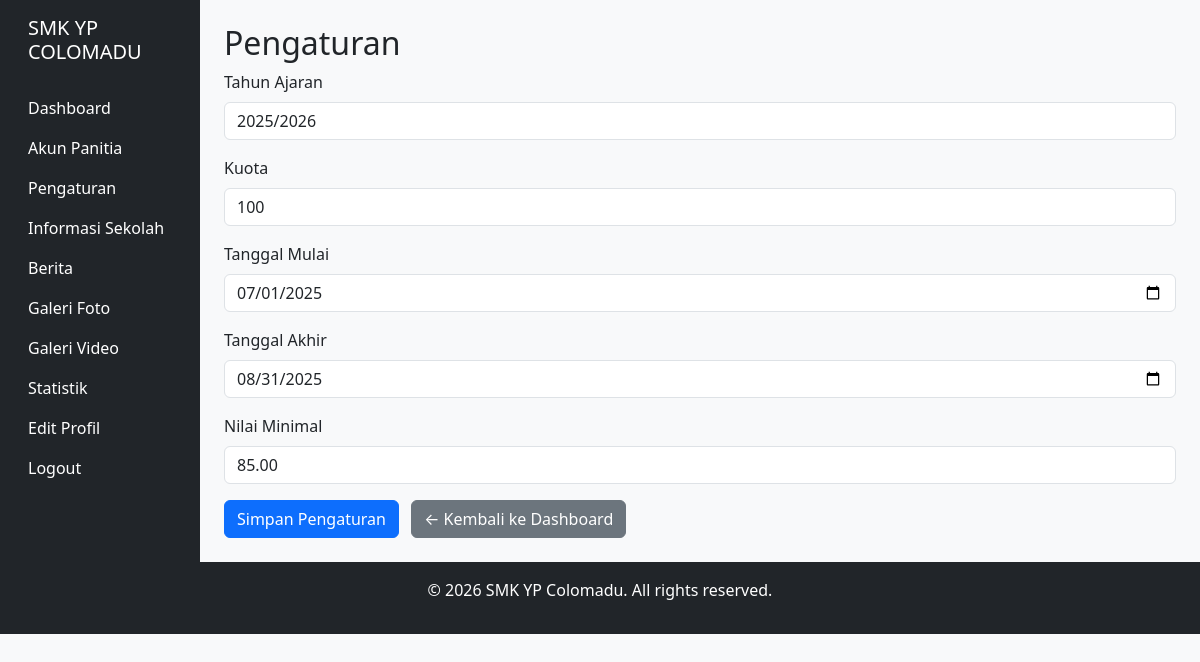
The app's page /admin/pengaturan.php (signed in) with its own data.
### tables this page shows
CREATE TABLE `pengaturan` (
  `id` int NOT NULL,
  `tahun_ajaran` varchar(9) NOT NULL,
  `kuota` int NOT NULL,
  `tanggal_mulai` date NOT NULL,
  `tanggal_akhir` date NOT NULL,
  `nilai_minimal` decimal(5,2) NOT NULL DEFAULT '0.00',
  `created_at` timestamp NOT NULL DEFAULT CURRENT_TIMESTAMP
);

### admin/pengaturan.php (the view, shortened to what this page needs)
<?php
require '../config/database.php';
$pengaturan = $db->query("SELECT * FROM pengaturan ORDER BY created_at DESC LIMIT 1")->fetch(PDO::FETCH_ASSOC);
?>
<!DOCTYPE html>
<html lang="id">
<head>
    <link href="https://cdn.jsdelivr.net/npm/bootstrap@5.3.2/dist/css/bootstrap.min.css" rel="stylesheet">
</head>
<body class="bg-light">
<div class="container-fluid">
    <div class="row">
        <?php include '../includes/sidebar_admin.php'; ?>
        <main class="col-md-9 ms-sm-auto col-lg-10 px-md-4 py-4">
            <h2>Pengaturan</h2>
            <form method="POST">
                <div class="mb-3">
                    <label for="tahun_ajaran" class="form-label">Tahun Ajaran</label>
                    <input type="text" class="form-control" id="tahun_ajaran" name="tahun_ajaran" value="<?php echo htmlspecialchars($pengaturan['tahun_ajaran'] ?? ''); ?>" required>
                </div>
                <div class="mb-3">
                    <label for="kuota" class="form-label">Kuota</label>
                    <input type="number" class="form-control" id="kuota" name="kuota" value="<?php echo htmlspecialchars($pengaturan['kuota'] ?? ''); ?>" required>
                </div>
                <div class="mb-3">
                    <label for="tanggal_mulai" class="form-label">Tanggal Mulai</label>
                    <input type="date" class="form-control" id="tanggal_mulai" name="tanggal_mulai" value="<?php echo htmlspecialchars($pengaturan['tanggal_mulai'] ?? ''); ?>" required>
                </div>
                <div class="mb-3">
                    <label for="tanggal_akhir" class="form-label">Tanggal Akhir</label>
                    <input type="date" class="form-control" id="tanggal_akhir" name="tanggal_akhir" value="<?php echo htmlspecialchars($pengaturan['tanggal_akhir'] ?? ''); ?>" required>
                </div>
                <div class="mb-3">
                    <label for="nilai_minimal" class="form-label">Nilai Minimal</label>
                    <input type="number" step="0.01" class="form-control" id="nilai_minimal" name="nilai_minimal" value="<?php echo htmlspecialchars($pengaturan['nilai_minimal'] ?? ''); ?>" required>
                </div>
                <button type="submit" class="btn btn-primary">Simpan Pengaturan</button>
                <a href="dashboard.php" class="btn btn-secondary ms-2">← Kembali ke Dashboard</a>
            </form>
        </main>
    </div>
</div>
<?php include '../includes/footer.php'; ?>
</body>
</html>

### records on screen
pengaturan: tahun_ajaran "2025/2026", kuota "100", tanggal_mulai "07/01/2025", tanggal_akhir "08/31/2025", nilai_minimal "85.00"
